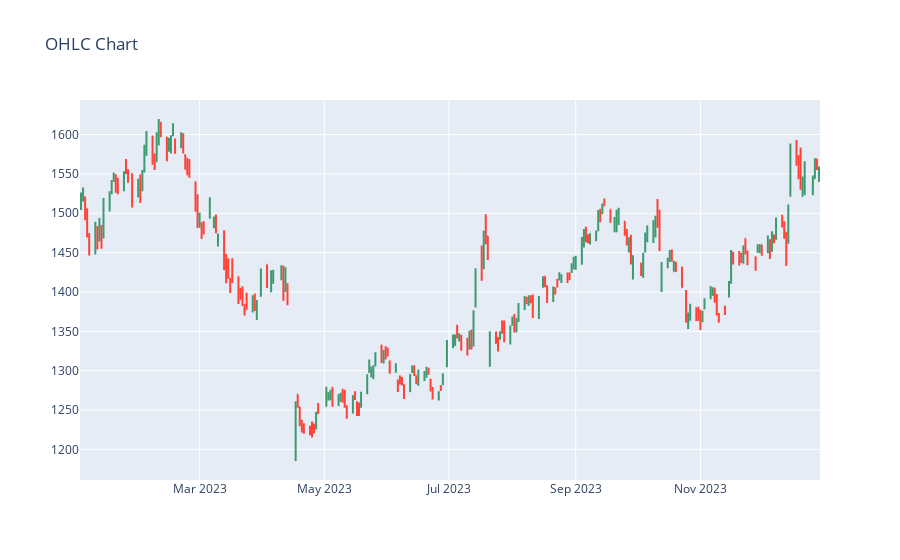

The cell this chart's notebook holds for it:
### Markdown cell above
# RSI Analysis

The Relative Strength Index (RSI) is a momentum oscillator that measures the speed and change of price movements. It oscillates between 0 and 100 and is used to identify overbought or oversold conditions in a security.

Here's what the RSI indicates:

Overbought Conditions: When the RSI value exceeds a certain threshold (often 70), it suggests that the security may be overbought. This means that the price has risen too quickly and may be due for a correction or reversal.

Oversold Conditions: When the RSI value falls below a certain threshold (often 30), it suggests that the security may be oversold. This means that the price has fallen too quickly and may be due for a rebound or reversal.

### Code cell
# OHLC and RSI plot
# with upper band and lower band
# indicating overbought and oversold conditions
fn.rsi_chart(dataframe=df,timeframe=14,upper=70,lower=30,feature_name='Close')

### Figure 1 — Plotly figure (JSON) as saved in the notebook; plotly's stock layout.template omitted (floating-point values rounded to 4 significant figures; data arrays with more than 128 entries replaced by an {"elided": "..."} marker saying what was removed)
{"data": [{"close": {"elided": "245 float values"}, "high": {"elided": "245 float values"}, "low": {"elided": "245 float values"}, "name": "OHLC", "open": {"elided": "245 float values"}, "type": "ohlc", "x": {"elided": "245 str values"}}], "layout": {"title": {"text": "OHLC Chart"}, "xaxis": {"rangeslider": {"visible": false}}}}
